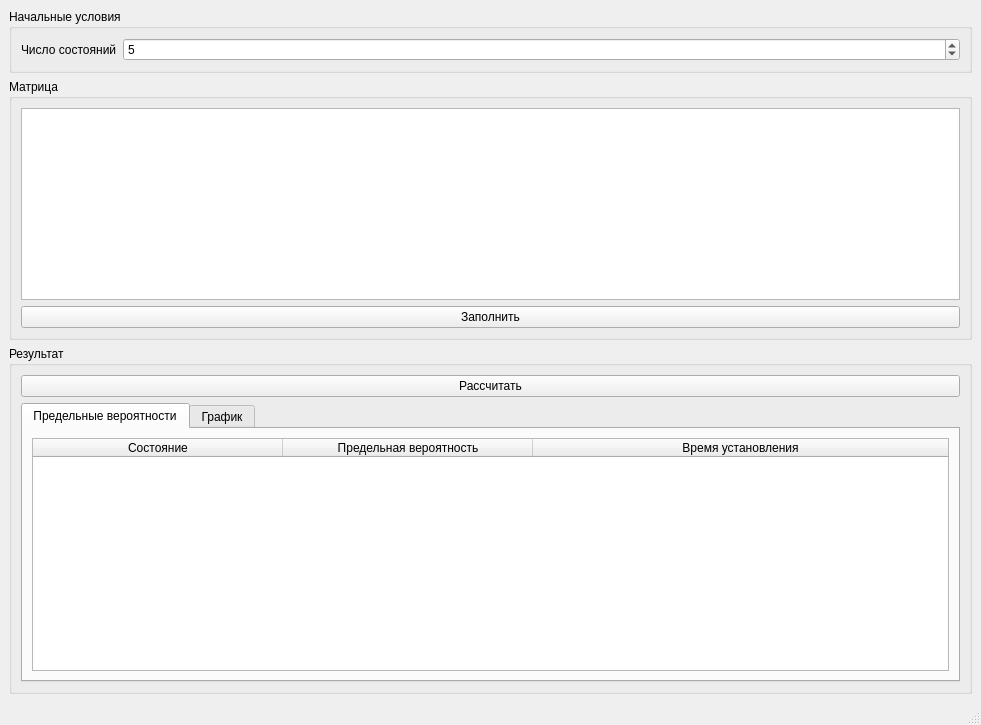
<?xml version="1.0" encoding="UTF-8"?>
<ui version="4.0">
 <class>MainWindow</class>
 <widget class="QMainWindow" name="MainWindow">
  <property name="geometry">
   <rect>
    <x>0</x>
    <y>0</y>
    <width>981</width>
    <height>725</height>
   </rect>
  </property>
  <property name="windowTitle">
   <string>Лабораторная работа №2</string>
  </property>
  <widget class="QWidget" name="centralwidget">
   <layout class="QVBoxLayout" name="verticalLayout" stretch="0,0,1">
    <item>
     <widget class="QGroupBox" name="groupBox">
      <property name="title">
       <string>Начальные условия</string>
      </property>
      <layout class="QFormLayout" name="formLayout">
       <item row="0" column="0">
        <widget class="QLabel" name="label">
         <property name="text">
          <string>Число состояний</string>
         </property>
        </widget>
       </item>
       <item row="0" column="1">
        <widget class="QSpinBox" name="spinBox_states">
         <property name="minimum">
          <number>1</number>
         </property>
         <property name="maximum">
          <number>10000</number>
         </property>
         <property name="value">
          <number>5</number>
         </property>
        </widget>
       </item>
      </layout>
     </widget>
    </item>
    <item>
     <widget class="QGroupBox" name="groupBox_2">
      <property name="title">
       <string>Матрица</string>
      </property>
      <layout class="QGridLayout" name="gridLayout">
       <item row="0" column="0">
        <widget class="QTableWidget" name="tableWidget_model">
         <attribute name="horizontalHeaderStretchLastSection">
          <bool>true</bool>
         </attribute>
         <attribute name="verticalHeaderStretchLastSection">
          <bool>true</bool>
         </attribute>
        </widget>
       </item>
       <item row="1" column="0">
        <widget class="QPushButton" name="pushButton_fill">
         <property name="text">
          <string>Заполнить</string>
         </property>
        </widget>
       </item>
      </layout>
     </widget>
    </item>
    <item>
     <widget class="QGroupBox" name="groupBox_3">
      <property name="title">
       <string>Результат</string>
      </property>
      <layout class="QVBoxLayout" name="verticalLayout_2">
       <item>
        <widget class="QPushButton" name="pushButton_calculate">
         <property name="text">
          <string>Рассчитать</string>
         </property>
        </widget>
       </item>
       <item>
        <widget class="QTabWidget" name="tabWidget">
         <property name="currentIndex">
          <number>0</number>
         </property>
         <widget class="QWidget" name="tab_res">
          <attribute name="title">
           <string>Предельные вероятности</string>
          </attribute>
          <layout class="QVBoxLayout" name="verticalLayout_4">
           <item>
            <widget class="QTableWidget" name="tableWidget_result">
             <attribute name="horizontalHeaderCascadingSectionResizes">
              <bool>false</bool>
             </attribute>
             <attribute name="horizontalHeaderDefaultSectionSize">
              <number>250</number>
             </attribute>
             <attribute name="horizontalHeaderStretchLastSection">
              <bool>true</bool>
             </attribute>
             <column>
              <property name="text">
               <string>Состояние</string>
              </property>
             </column>
             <column>
              <property name="text">
               <string>Предельная вероятность</string>
              </property>
             </column>
             <column>
              <property name="text">
               <string>Время установления</string>
              </property>
             </column>
            </widget>
           </item>
          </layout>
         </widget>
         <widget class="QWidget" name="tab_graph">
          <attribute name="title">
           <string>График</string>
          </attribute>
          <layout class="QVBoxLayout" name="verticalLayout_5"/>
         </widget>
        </widget>
       </item>
      </layout>
     </widget>
    </item>
   </layout>
  </widget>
  <widget class="QMenuBar" name="menubar">
   <property name="geometry">
    <rect>
     <x>0</x>
     <y>0</y>
     <width>981</width>
     <height>28</height>
    </rect>
   </property>
  </widget>
  <widget class="QStatusBar" name="statusbar"/>
 </widget>
 <resources/>
 <connections/>
</ui>
